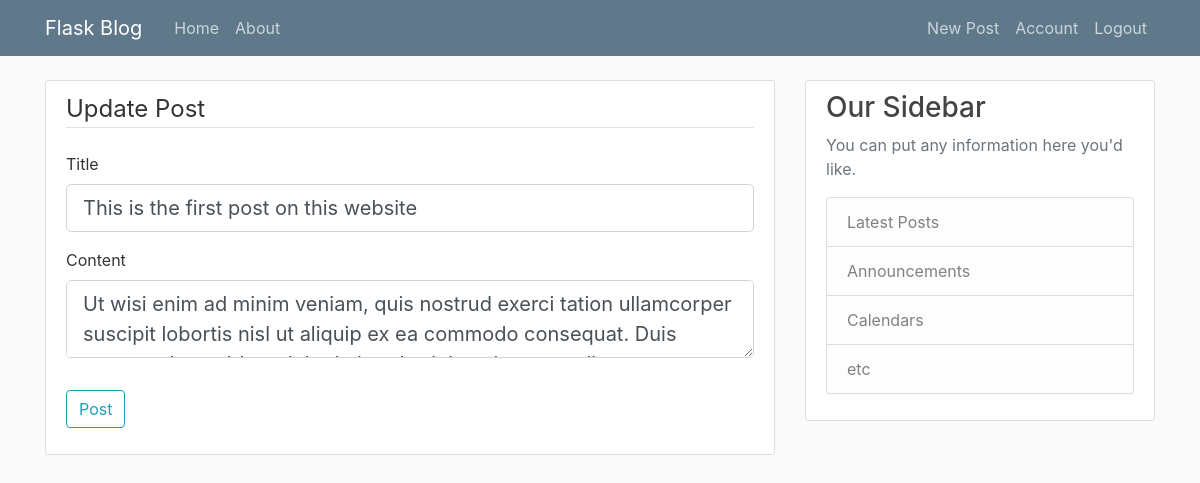
Page /post/1/update (signed in) on the earlier database version.
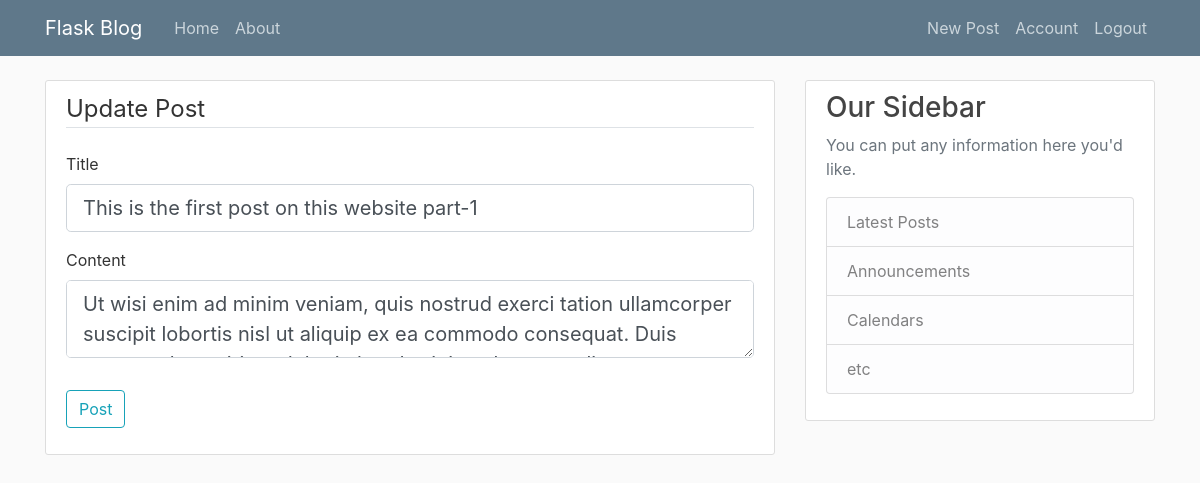
Same page on the later database version.
### flaskblog/models.py (models this page shows, shortened)
class Post(db.Model):
    id = db.Column(db.Integer, primary_key=True)
    title = db.Column(db.String(100), nullable=False)
    date_posted = db.Column(db.DateTime, nullable=False, default=datetime.utcnow)
    content = db.Column(db.Text, nullable=False)
    user_id = db.Column(db.Integer, db.ForeignKey('user.id'), nullable=False)

### flaskblog/posts/routes.py (the view)
@posts.route("/post/<int:post_id>/update", methods=['GET', 'POST'])
@login_required
def update_post(post_id):
    post = Post.query.get_or_404(post_id)
    if post.author != current_user:
        abort(403)
    form = PostForm()
    if form.validate_on_submit():
        post.title = form.title.data
        post.content = form.content.data
        db.session.commit()
        flash('Your post has been updated!', 'success')
        return redirect(url_for('posts.post', post_id=post.id))
    elif request.method == 'GET':
        form.title.data = post.title
        form.content.data = post.content
    return render_template('create_post.html', title='Update Post',
                           form=form, legend='Update Post')

### flaskblog/posts/forms.py
class PostForm(FlaskForm):
    title = StringField('Title', validators=[DataRequired()])
    content = TextAreaField('Content', validators=[DataRequired()])
    submit = SubmitField('Post')

### flaskblog/models.py (called while the page is built)
@login_manager.user_loader
def load_user(user_id):
    return User.query.get(int(user_id))

### flaskblog/templates/create_post.html (shortened to what this page needs)
{%extends "layout.html" %} {% block content %}
    <div class="content-section">
    <form method="POST" action="">
        <fieldset class="form-group">
        <legend class="border-bottom mb-4">{{legend}}</legend>
        <div class="form-group">
            {{ form.title.label(class="form-control-label") }}
            {% if form.title.errors %}
            {{ form.title(class="form-control form-control-lg is-invalid") }}
            <div class="invalid-feedback">
            {% for error in form.title.errors %}
            <span>{{ error }}</span>
            {% endfor %}
            </div>
            {% else %}
            {{ form.title(class="form-control form-control-lg") }}
            {% endif %}
        </div>
        <div class="form-group">
            {{ form.content.label(class="form-control-label") }}
            {% if form.content.errors %}
            {{ form.content(class="form-control form-control-lg is-invalid") }}
            <div class="invalid-feedback">
            {% for error in form.content.errors %}
            <span>{{ error }}</span>
            {% endfor %}
            </div>
            {% else %}
            {{ form.content(class="form-control form-control-lg") }}
            {% endif %}
        </div>
        </fieldset>
        <div class="form-group">
        {{ form.submit(class="btn btn-outline-info") }}
        </div>
    </form>
    </div>
{% endblock content %}

Differences in the rows shown:
changed Post: title "This is the first post on this website" → "This is the first post on this website part-1"
